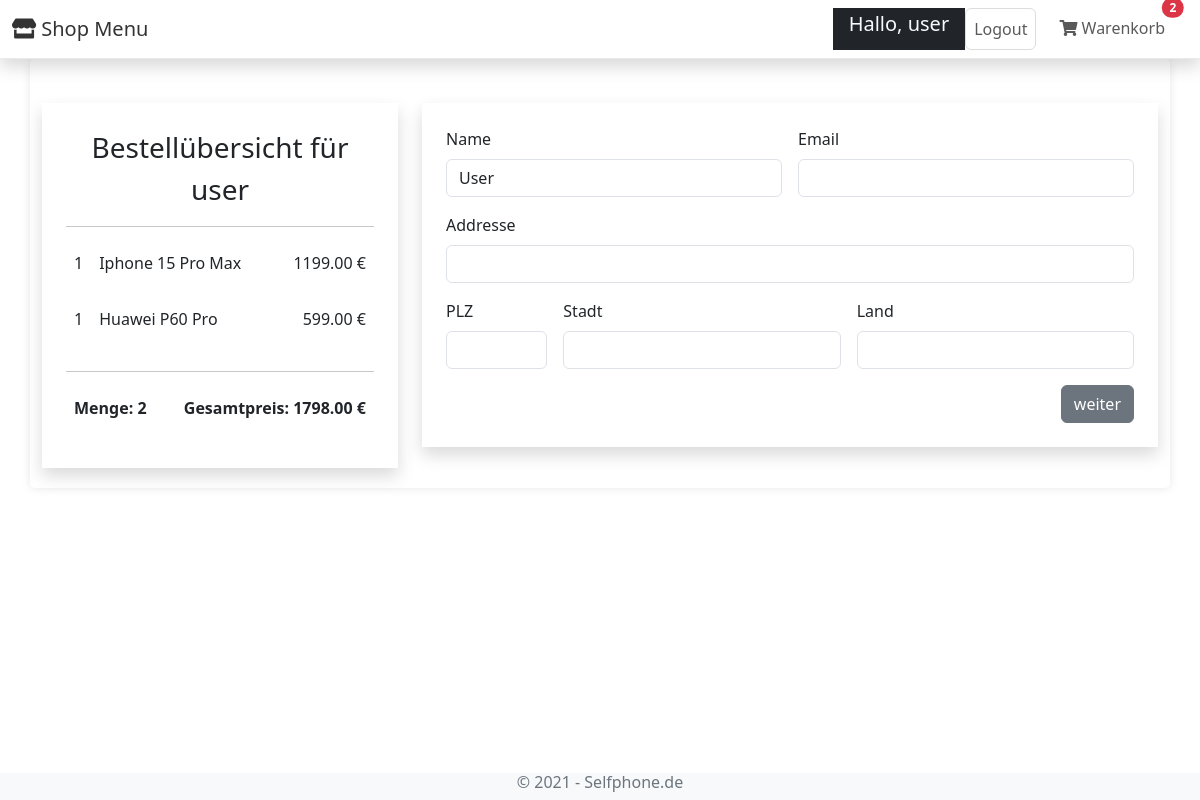
Page /kasse/ (signed in) on the committed database.
### shop/models.py (models this page shows, shortened)
class BestellteArtikel(models.Model):
    artikel = models.ForeignKey(
        Artikel, on_delete=models.SET_NULL, null=True, blank=True)
    bestellung = models.ForeignKey(
        Bestellung, on_delete=models.SET_NULL, null=True, blank=True)
    menge = models.IntegerField(default=0, null=True, blank=True)
    datum = models.DateTimeField(auto_now_add=True)
    @property
    def get_summe(self):
        return self.menge * self.artikel.preis

class Artikel(models.Model):
    name = models.CharField(max_length=100)
    beschreibung = models.TextField()  # Description of the item.
    preis = models.FloatField()  # Price of the item.
    bild = models.ImageField(null=True, blank=True)

class Bestellung(models.Model):
    kunde = models.ForeignKey(
        Kunde, on_delete=models.SET_NULL, null=True, blank=True)
    bestelldatum = models.DateTimeField(auto_now_add=True)
    erledigt = models.BooleanField(default=False, null=True, blank=True)
    auftrags_id = models.CharField(max_length=100, null=True)
    artikel = models.ManyToManyField(Artikel)
    @property
    def get_gesamtpreis(self):
        return sum(artkikel.get_summe for artkikel in self.bestellteartikel_set.all())
    @property
    def get_gesamtmenge(self):
        return sum(artkikel.menge for artkikel in self.bestellteartikel_set.all())

### shop/views.py (the view)
# urls.py: path('kasse/', views.kasse, name='kasse'),
def kasse(request):
    if request.user.is_authenticated:
        kunde = request.user.kunde
        bestellung, created = Bestellung.objects.get_or_create(
            kunde=kunde, erledigt=False)
        artikels = bestellung.bestellteartikel_set.all()
    else:
        artikels = []
        bestellung = []
    ctx = {"artikels": artikels, "bestellung": bestellung}
    return render(request, 'shop/kasse.html', ctx)

### shop/context_processors.py (called while the page is built)
def warenkorb_anzahl(request):
    if request.user.is_authenticated:
        kunde = request.user.kunde
        bestellung = Bestellung.objects.get(kunde=kunde, erledigt=False)
        if bestellung:
            menge = bestellung.get_gesamtmenge
        else:
            menge = 0
    else:
        menge = 0
    return {'menge': menge}

### shop/templates/shop/kasse.html (shortened to what this page needs)
{% extends 'shop/index.html' %}
{% block content %}
<div class="row mt-4">
  <div class="col-4">
    <div class="shadow p-4">
      <h3 class="text-center mb-0 px-3 py-1">Bestellübersicht für</h3>
      {% if request.user.is_authenticated %}
      <h3 class="text-center mb-0 px-3 py-1">{{request.user}}</h3>
      {% endif %}
      <hr>
      {% for artikel in artikels %}
      <div class="d-flex">
        <p class="p-2">{{artikel.menge}}</p>
        <p class="me-auto p-2">{{artikel.artikel.name}}</p>
        <p class="p-2">{{artikel.get_summe|floatformat:2}} €</p>
      </div>
      {% endfor %}
      <hr>
      <div class="d-flex">
        <p class="me-auto fw-bold p-2">Menge: {{bestellung.get_gesamtmenge}}</p>
        <p class="fw-bold p-2">Gesamtpreis: {{bestellung.get_gesamtpreis|floatformat:2}} €</p>
      </div>
    </div>
  </div>
  <div class="col-8">
    <div class="shadow p-4">
      <form id="formular" class="row g-3">
        <div class="col-md-6">
          <label for="inputName" class="form-label">Name</label>
          <input type="text" class="form-control" id="inputName" value={{request.user|title}}>
        </div>
        <div class="col-md-6">
          <label for="inputEmail" class="form-label">Email</label>
          <input type="email" class="form-control" id="inputEmail" value={{request.user.email}}>
        </div>
        <div class="col-12">
          <label for="inputAddress" class="form-label">Addresse</label>
          <input type="text" class="form-control" id="inputAddress">
        </div>
        <div class="col-md-2">
          <label for="inputPlz" class="form-label">PLZ</label>
          <input type="text" class="form-control" id="inputPlz">
        </div>
        <div class="col-md-5">
          <label for="inputStadt" class="form-label">Stadt</label>
          <input type="text" class="form-control" id="inputStadt">
        </div>
        <div class="col-md-5">
          <label for="inputLand" class="form-label">Land</label>
          <input type="text" class="form-control" id="inputLand">
        </div>
        <div class="col-12 d-flex justify-content-end">
          <button type="submit" id="formular-button" class="btn btn-secondary">weiter</button>
        </div>
      </form>
    </div>
  </div>
</div>
{% endblock content %}

### shop/templates/shop/menu.html (shortened to what this page needs)
<header class="sticky-top">
  <nav class="navbar navbar-expand-lg shadow">
    <div class="container-fluid">
      <a class="navbar-brand" href="{% url 'shop' %}">
        <i class="fas fa-store"></i> Shop Menu
      </a>
      <div class="collapse navbar-collapse" id="navbarNavAltMarkup">
        <div class="navbar-nav ms-auto">
          {% if request.user.is_authenticated %}
          <h5 class="text-center text-light mb-0 px-3 py-1 bg-dark">Hallo, {{request.user}}</h5>
          <a class="nav-link btn btn-light p-2" href="{% url 'logout' %}">Logout</a>
          {% else %}
          <a class="nav-link btn btn-light p-2" href="{% url 'login' %}">Login</a>
          {% endif %}
          <a class="nav-link position-relative" href="{% url 'warenkorb' %}">
            <i class="fas fa-shopping-cart"></i> Warenkorb
            {% if menge > 0 %}
            <span class="badge rounded-pill bg-danger position-absolute top-0 start-100 translate-middle">{{menge}}
            </span>
            {% endif %}
          </a>
        </div>
      </div>
    </div>
  </nav>
</header>

### static/css/styles.css (style rules this page uses)
body { font-family: 'Segoe UI', Tahoma, Geneva, Verdana, sans-serif; background-color: #f5f5f5; color: #333; margin-top: 20px; }
a { color: #007bff; text-decoration: none; }
.navbar { background-color: #fff; border-bottom: 1px solid #eaeaea; }
.navbar-brand { color: #333 !important; }
.nav-link { margin-right: 15px; }
.nav-link.btn-light { border: 1px solid #ddd; }
.badge { font-size: 0.75em; }

### rows in the picture
BestellteArtikel: menge "1", artikel.name "Iphone 15 Pro Max", get_summe "1199.00"
BestellteArtikel: menge "1", artikel.name "Huawei P60 Pro", get_summe "599.00"
Bestellung: get_gesamtmenge "2", get_gesamtpreis "1798.00"

### other values in the picture
{{ request.user }} "user"
{{ menge }} "2"
